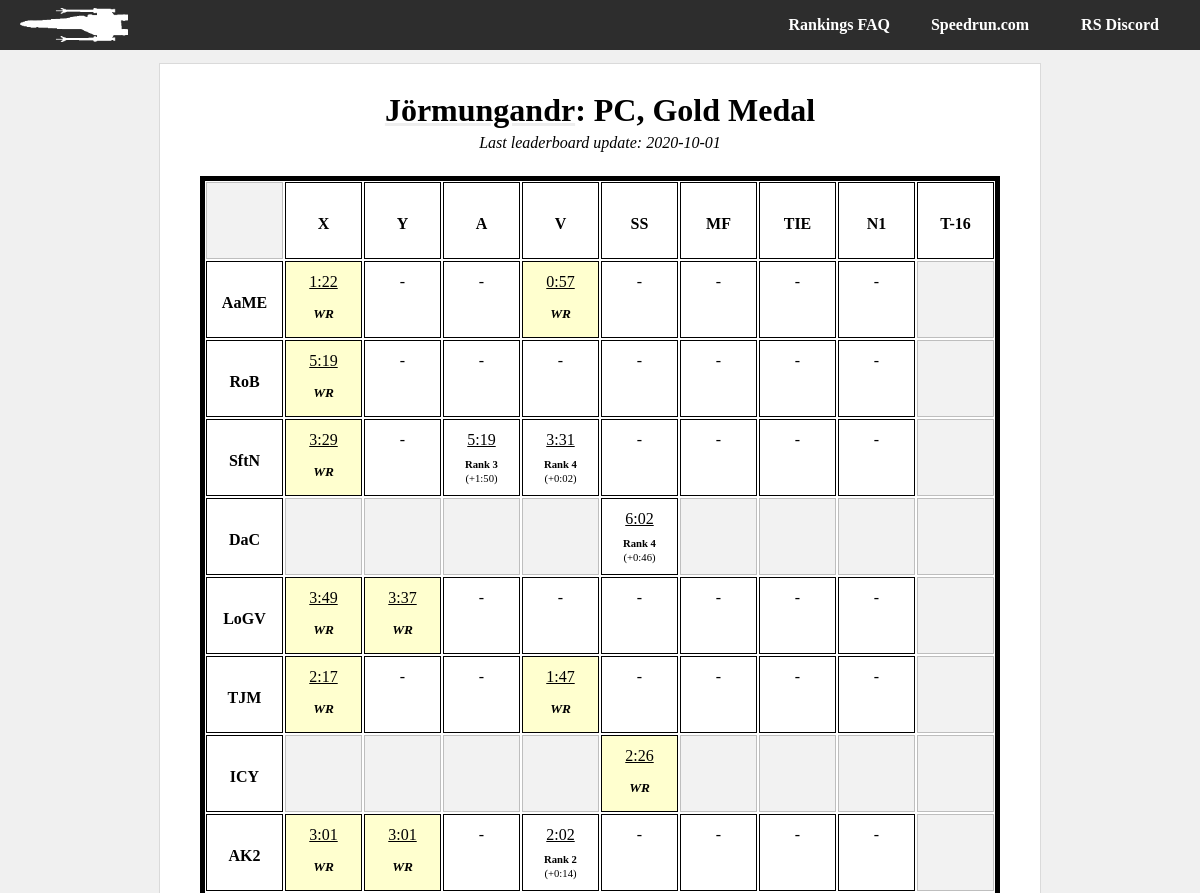
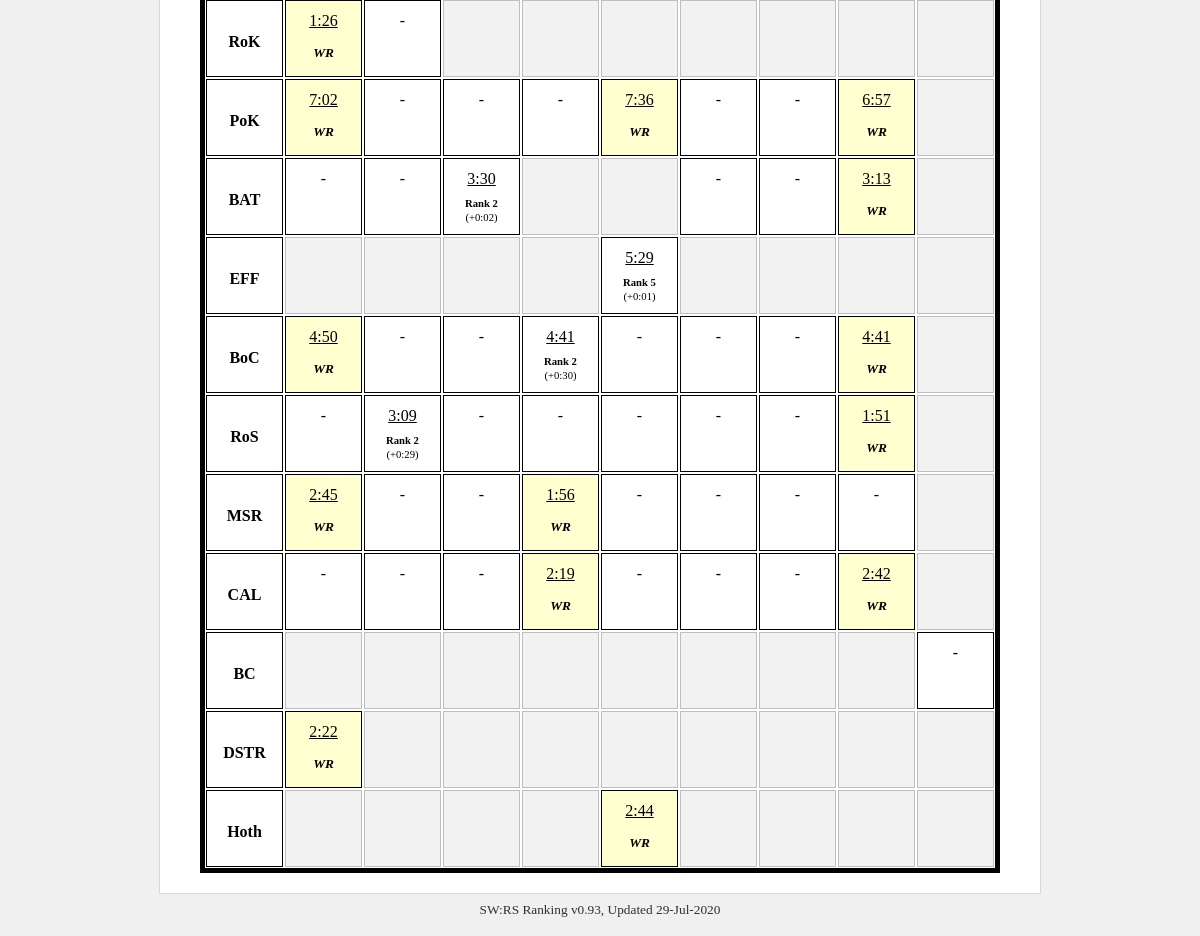
The page /player/Jörmungandr/pc_gold on the database its author committed (2 pictures, top to bottom).
### tables this page shows
CREATE TABLE metadata (field          text primary key,value          text);

CREATE TABLE il_runs_20201001 (run_id          integer primary key,level           text,category        text,player          text,time            integer default 9999,platform        text,medal           text,src_link        text,rank            integer default 0);

### swrs.py (the view)
@app.route('/player/<player_id>/<category>')
def player_cat(player_id, category):
    con = lite.connect(DATABASE)
    with con:
        cur = con.cursor()
        cur.execute('SELECT value FROM metadata ' +
                    'WHERE field = "last_update"')
    last_up = cur.fetchall()[0][0]
    tag = last_up + '_' + category
    if category[0:2] == 'pc':
        console = "PC"
    elif category[0:3] == 'n64':
        console = 'N64'
    else:
        console = 'CONSOLE?'
    if category[-3:] == 'any':
        medal_type = "Any Medal"
    elif category[-4:] == 'gold':
        medal_type = 'Gold Medal'
    else:
        medal_type = 'MEDAL?'
    runs = []
    bests = []
    for lev in il_level_names:
        level_array = []
        bests_level = []
        for ship in il_category_names:
            cur = con.cursor()
            with con:
                cur.execute('SELECT level, category, time, rank, "src_link" ' +
                            'FROM il_runs_' + last_up + ' ' +
                            'WHERE player = "' + player_id + '" AND ' +
                            'platform = "' + console + '" AND ' +
                            'level = "' + lev + '" AND ' +
                            'category = "' + ship + '" AND ' +
                            'medal = "' + medal_type + '";')
            run = cur.fetchall()
            player_best = 0
            if run:
                run = list(run[0])
                player_best = run[2]
                run[2] = convert_seconds(player_best)
            level_array.append(run)
            with con:
                cur.execute('SELECT time ' +
                            'FROM il_runs_' + last_up + ' ' +
                            'WHERE rank = 1 AND ' +
                            'platform = "' + console + '" AND ' +
                            'level = "' + lev + '" AND ' +
                            'category = "' + ship + '" AND ' +
                            'medal = "' + medal_type + '";')
            best_run = cur.fetchall()
            if best_run:
                best_run = list(best_run[0])[0]
                print(player_best, best_run)
                best_run = player_best - best_run
                print(best_run)
                best_run = convert_seconds(best_run)
            bests_level.append(best_run)
        runs.append(level_array)
        bests.append(bests_level)
    try:
        return render_template('player-category.html',
                               name=player_id,
                               medal=medal_type,
                               platform=console,
                               runs=runs,
                               best_times=bests,
                               last_update=DATESTAMP)
    except Exception as e:
        return str(e)

### swrs.py (called while the page is built)
def convert_seconds(in_time):
    out_time = 'ERR'
    secs = in_time % 60
    mins = int((in_time - secs) // 60)
    if secs < 10:
        secs = '0' + str(secs)
    else:
        secs = str(secs)
    if len(secs) > 6:
        secs = secs[:6]
    elif len(secs) > 2:
        while len(secs) < 6:
            secs += '0'
    out_time = str(mins) + ':' + str(secs)
    return out_time

@app.teardown_appcontext
def close_connection(exception):
    db = getattr(g, '_database', None)
    if db is not None:
        db.close()

### templates/player-category.html
{% from "macros.html" import header, footer, categories, title, pc_title, player_chart %}
{{ header(name +" | SWRS") }}
{% set link = "/player/" + name %}
{{ pc_title(name, platform, medal, last_update, link) }}</a>
{% set level_acronyms = ["AaME",
"RoB",
"SftN",
"DaC",
"LoGV",
"TJM",
"ICY",
"AK2",
"RoK",
"PoK",
"BAT",
"EFF",
"BoC",
"RoS",
"MSR",
"CAL",
"BC",
"DSTR",
"Hoth"] %}
    <div id="about">
            <div id="runs-table">
                <div class="runs-table-row">
                    <div class="runs-table-timebox header ghosted"> </div>
                    <div class="runs-table-timebox header"><div class="centertext">X</div></div>
                    <div class="runs-table-timebox header"><div class="centertext">Y</div></div>
                    <div class="runs-table-timebox header"><div class="centertext">A</div></div>
                    <div class="runs-table-timebox header"><div class="centertext">V</div></div>
                    <div class="runs-table-timebox header"><div class="centertext">SS</div></div>
                    <div class="runs-table-timebox header"><div class="centertext">MF</div></div>
                    <div class="runs-table-timebox header"><div class="centertext">TIE</div></div>
                    <div class="runs-table-timebox header"><div class="centertext">N1</div></div>
                    <div class="runs-table-timebox header"><div class="centertext">T-16</div></div>
                </div>
            {% for i in range(runs|length): %}
                {% set level = runs[i] %}
                <div class="runs-table-row {{ level_acronyms[i] }}">
                <div class="runs-table-timebox header"><div class="centertext">{{ level_acronyms[i] }}</div></div>
                {% for j in range(level|length): %}
                    {% set ship = level[j] %}
                    {% if i in [0, 1, 2, 4, 5, 7, 9, 12, 13, 14, 15]: %}
                        {% if j == 8: %}
                            {% set ghost = 'ghosted' %}
                        {% else %}
                            {% set ghost = '' %}
                        {% endif %}
                    {% elif i in [3, 6, 11, 18]: %}
                        {% if j not in [4]: %}
                            {% set ghost = 'ghosted' %}
                        {% else %}
                            {% set ghost = '' %}
                        {% endif %}
                    {% elif i in [8]: %}
                        {% if j not in [0, 1]: %}
                            {% set ghost = 'ghosted' %}
                        {% else %}
                            {% set ghost = '' %}
                        {% endif %}
                    {% elif i in [10]: %}
                        {% if j in [3, 4, 8]: %}
                            {% set ghost = 'ghosted' %}
                        {% else %}
                            {% set ghost = '' %}
                        {% endif %}
                    {% elif i in [16]: %}
                        {% if j not in [8]: %}
                            {% set ghost = 'ghosted' %}
                        {% else %}
                            {% set ghost = '' %}
                        {% endif %}
                    {% elif i in [17]: %}
                        {% if j == 7 and platform == 'N64': %}
                            {% set ghost = '' %}
                        {% elif j not in [0]: %}
                            {% set ghost = 'ghosted' %}
                        {% else %}
                            {% set ghost = '' %}
                        {% endif %}
                    {% endif %}
                    {% if ship[3] == 1 %}
                        {% set wr='wr'%}
                    {% endif %}
                        {% if ship: %}
                            <a href="{{ ship[4] }}" class="timebox">
                                <div class="runs-table-timebox {{ ghost }} {{ wr }}">
                                        <div class="runs-table-time">
                                            {{ ship[2] }}
                                        </div>
                                        <div class="runs-table-ranking {{wr}}">
                                        {% if ship[3] == 1 %}
                                                WR
                                        {% else %}
                                                <b>Rank {{ ship[3] }}</b>
                                            </div>
                                            <div class="runs-table-difference">
                                                (+{{ best_times[i][j] }})
                                        {% endif %}
                                        </div>
                                </div>
                            </a>
                        {% else %}
                    <div class="runs-table-timebox {{ ghost }} {{ wr }}">
                            {% if ghost == '': %}
                            -
                            {% endif %}
                    </div>
                        {% endif %}
                {% endfor %}
                </div>
            {% endfor %}
            </div>
    </div>
{{ footer() }}

### templates/macros.html (shortened to what this page needs)
{% macro header(header_text) %}
<html>
    <head>
        <link rel="stylesheet" type="text/css" href="{{ url_for('static', filename = 'style.css') }}" />
    </head>
    <body>
    <div id="container">
        {{ tabs() }}
    <div id="body-wrapper">
        <div id="body-content">
{% endmacro %}
{% macro tabs() %}
        <div id="body-tabs">
            <div id="lefttabs">
                <a href="/"><img src= {{ url_for('static', filename = 'logo.png') }}></a>
            </div>
            <div id="righttabs">
                <a href="https://discord.gg/Gp7swfc"><div id="tab" class="topplayers back">RS Discord</div></a>
            </div>
            <div id="righttabs">
                <a href="https://www.speedrun.com/rogue1/"><div id="tab" class="topplayers back">Speedrun.com</div></a>
            </div>
            <div id="righttabs">
                <a href="/faq"><div id="tab" class="topplayers back">Rankings FAQ</div></a>
            </div>
        </div>
{% endmacro %}
{% macro pc_title(name, platform, medal, date, link='') %}
            <div id="title">
                <h1>
                    <a href="{{link}}">{{ name }}</a>: {{platform}}, {{medal}}
                </h1>
                {% if date %}
                <div id="lastupdate">
                    <p>Last leaderboard update: {{ date[:4] }}-{{ date[4:6] }}-{{ date[6:] }}</p>
                </div>
                {% endif %}
            </div>
{% endmacro %}
{% macro footer() %}
            </div>
            <div id="footertext">
                <span title="v0.93 Madine">SW:RS Ranking v0.93, Updated 29-Jul-2020</span>
            </div>
        </div>
    </div>
    </body>
</html>
{% endmacro %}

### static/style.css (style rules this page uses)
body { font-family: 'LiberationSerif', 'Bookman', 'Times', Serif; margin: 0px; background: #f0f0f0; position: relative; }
#container { position: absolute; width: 100%; height: 100%; }
#body-wrapper { width: max-content; max-width: 95%; margin-left:auto; margin-right:auto; padding: 10px; display: block; position: relative; overflow: hidden !important; }
#body-tabs { display: block; overflow: hidden; background: #2d2d2d; padding: 0px 10px; height: 50px; background-repeat: no-repeat; background-size: auto 35px; background-attachment: fixed; background-position-x: center; background-position-y: 7px; }
#tab { display: inline-block; color: #ffffff; padding: 00px 20px; border-radius: 0px; margin: 0px; min-width: 100px; text-align: center; font-weight: bold; line-height: 50px; height: 100%; }
#lefttabs { float: left; }
#lefttabs img { padding: 8px 10px; height: 34px; }
#righttabs { float: right; }
#body-content { border: 1px #dadada solid; min-height: 100px; background: #ffffff; border-radius: 0px; margin-top: 3px; padding: 20px 40px; }
#title { text-align: center; margin: .5em 0em 1.5em 0em; font-weight: bold; font-style: italic; }
#title h1 { margin: 0em 0em .0em 0em; font-style: normal; }
h1 a { text-decoration: underline #eee; color: #000; }
#footertext { text-align: center; font-size: 10pt; padding: 8px; opacity: 0.8; }
#lastupdate p { font-weight: normal; padding: 0; margin: 5px 0 0 0; }
#runs-table { border: 5px solid #000000; overflow: hidden; }
.runs-table-row { display: flex; flex-direction: row; flex-wrap: nowrap; justify-content: flex-start; align-items: stretch; align-content: stretch; }
.runs-table-timebox { margin: 1px; width: 75px; height: 55px; line-height: 20px; padding-top: 10px; padding-bottom: 10px; border: 1px solid #000000; text-align: center; vertical-align: middle; }
.runs-table-timebox.header { font-weight: bold; display: flex; align-items: center; justify-content: center; }
.centertext { padding: 0 !important; line-height: 12pt; height: 10px; }
.runs-table-timebox.ghosted { opacity: 0.25; background: #cccccc; }
.runs-table-timebox.wr { background: #ffff0030; }
.runs-table-ranking { font-size: 8pt; padding-top: 10px; margin: 0; line-height: 8pt; }
.runs-table-ranking.wr { line-height: 16pt; font-size: 10pt; padding-top: 11px; font-weight: bold; font-style: italic; }
.runs-table-difference { font-size: 8pt; padding-top: 3px; margin: 0; line-height: 8pt; }
.runs-table-time { text-decoration: underline; }
.timebox { text-decoration: none; color: #000; }

### rows shown on the page
metadata: value "2020", value "10", value "01"
il_runs_20201001: time "0:57"
il_runs_20201001: rank "3"
il_runs_20201001: rank "4"
il_runs_20201001: rank "4"
il_runs_20201001: rank "2"
il_runs_20201001: rank "2"
il_runs_20201001: rank "5"
il_runs_20201001: rank "2"
il_runs_20201001: rank "2"

### other values the page prints
{{ name }} "Jörmungandr"
{{ platform }} "PC"
{{ medal }} "Gold Medal"
{{ level_acronyms[i] }} "AaME" "RoB" "SftN" "DaC" "LoGV" "TJM" "ICY" "AK2" "RoK" "PoK" "BAT" "EFF" "BoC" "RoS" "MSR" "CAL" "BC" "DSTR" "Hoth"
{{ ship[2] }} "1:22" "5:19" "3:29" "5:19" "3:31" "6:02" "3:49" "3:37" "2:17" "1:47" "2:26" "3:01" "3:01" "2:02" "1:26" "7:02" "7:36" "6:57" "3:30" "3:13" "5:29" "4:50" "4:41" "4:41" "3:09" "1:51" "2:45" "1:56" "2:19" "2:42" "2:22" "2:44"
{{ best_times[i][j] }} "1:50" "0:02" "0:46" "0:14" "0:02" "0:01" "0:30" "0:29"
